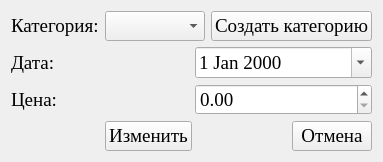
<?xml version="1.0" encoding="UTF-8"?>
<ui version="4.0">
 <class>Form</class>
 <widget class="QWidget" name="Form">
  <property name="geometry">
   <rect>
    <x>0</x>
    <y>0</y>
    <width>374</width>
    <height>156</height>
   </rect>
  </property>
  <property name="windowTitle">
   <string>Form</string>
  </property>
  <layout class="QVBoxLayout" name="verticalLayout">
   <item>
    <layout class="QHBoxLayout" name="horizontalLayout">
     <item>
      <widget class="QLabel" name="label">
       <property name="font">
        <font>
         <family>Times New Roman</family>
         <pointsize>14</pointsize>
        </font>
       </property>
       <property name="text">
        <string>Категория:</string>
       </property>
      </widget>
     </item>
     <item>
      <widget class="QComboBox" name="select_category">
       <property name="font">
        <font>
         <family>Times New Roman</family>
         <pointsize>14</pointsize>
        </font>
       </property>
      </widget>
     </item>
     <item>
      <widget class="QPushButton" name="button_create_category">
       <property name="font">
        <font>
         <family>Times New Roman</family>
         <pointsize>14</pointsize>
        </font>
       </property>
       <property name="text">
        <string>Создать категорию</string>
       </property>
       <property name="checkable">
        <bool>false</bool>
       </property>
       <property name="autoDefault">
        <bool>false</bool>
       </property>
       <property name="default">
        <bool>false</bool>
       </property>
       <property name="flat">
        <bool>false</bool>
       </property>
      </widget>
     </item>
    </layout>
   </item>
   <item>
    <layout class="QHBoxLayout" name="horizontalLayout_2">
     <item>
      <widget class="QLabel" name="label_2">
       <property name="font">
        <font>
         <family>Times New Roman</family>
         <pointsize>14</pointsize>
        </font>
       </property>
       <property name="text">
        <string>Дата:</string>
       </property>
      </widget>
     </item>
     <item>
      <widget class="QDateEdit" name="select_date">
       <property name="font">
        <font>
         <family>Times New Roman</family>
         <pointsize>14</pointsize>
        </font>
       </property>
       <property name="calendarPopup">
        <bool>true</bool>
       </property>
      </widget>
     </item>
    </layout>
   </item>
   <item>
    <layout class="QHBoxLayout" name="horizontalLayout_3">
     <item>
      <widget class="QLabel" name="label_3">
       <property name="font">
        <font>
         <family>Times New Roman</family>
         <pointsize>14</pointsize>
        </font>
       </property>
       <property name="text">
        <string>Цена:</string>
       </property>
      </widget>
     </item>
     <item>
      <widget class="QDoubleSpinBox" name="select_cost">
       <property name="font">
        <font>
         <family>Times New Roman</family>
         <pointsize>14</pointsize>
        </font>
       </property>
      </widget>
     </item>
    </layout>
   </item>
   <item>
    <layout class="QHBoxLayout" name="horizontalLayout_4">
     <item>
      <spacer name="horizontalSpacer_2">
       <property name="orientation">
        <enum>Qt::Horizontal</enum>
       </property>
       <property name="sizeHint" stdset="0">
        <size>
         <width>40</width>
         <height>20</height>
        </size>
       </property>
      </spacer>
     </item>
     <item>
      <widget class="QPushButton" name="button_edit">
       <property name="font">
        <font>
         <family>Times New Roman</family>
         <pointsize>14</pointsize>
        </font>
       </property>
       <property name="text">
        <string>Изменить</string>
       </property>
      </widget>
     </item>
     <item>
      <spacer name="horizontalSpacer_3">
       <property name="orientation">
        <enum>Qt::Horizontal</enum>
       </property>
       <property name="sizeHint" stdset="0">
        <size>
         <width>40</width>
         <height>20</height>
        </size>
       </property>
      </spacer>
     </item>
     <item>
      <widget class="QPushButton" name="button_exit">
       <property name="font">
        <font>
         <family>Times New Roman</family>
         <pointsize>14</pointsize>
        </font>
       </property>
       <property name="text">
        <string>Отмена</string>
       </property>
      </widget>
     </item>
    </layout>
   </item>
  </layout>
 </widget>
 <resources/>
 <connections/>
</ui>
